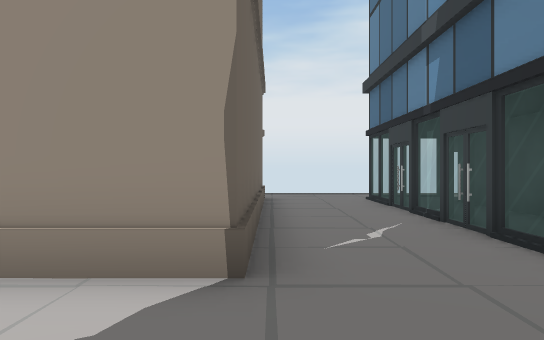
View 1 (above)

24 first-person views from a walk through a scene from a Unity 3-D project. The camera is 1.5 m above the floor, looks level and sees 70° across. The floor is counted in squares, 2 m on a side. Each view is taken from the middle of a square. On the plan, view 1 faces up. The plan holds only what a view shows up to about 12 squares ahead; the rest is blank. The place goes on beyond the plan. The player is left out. Door leaves are left out, so doorways stand open.

View 2
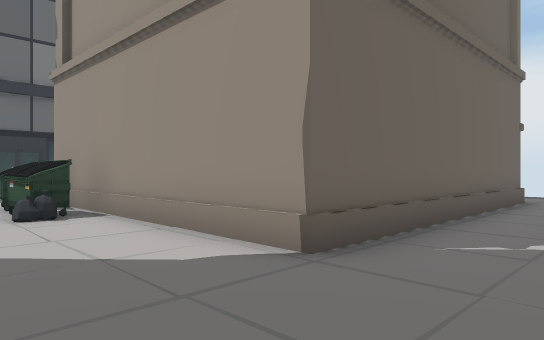

View 3
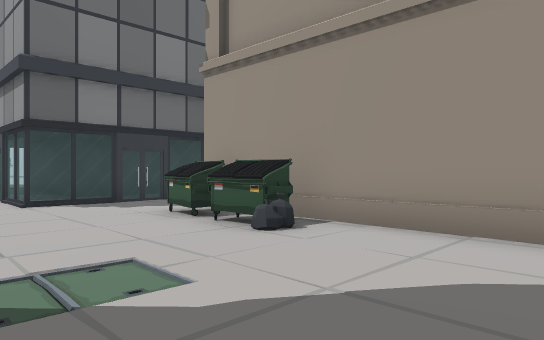

View 4
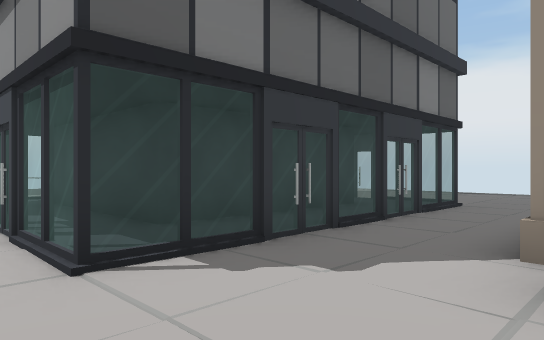

View 5
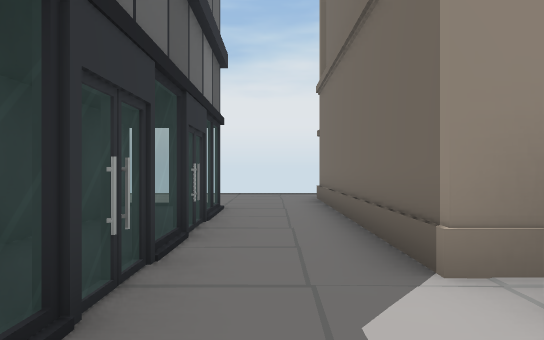

View 6
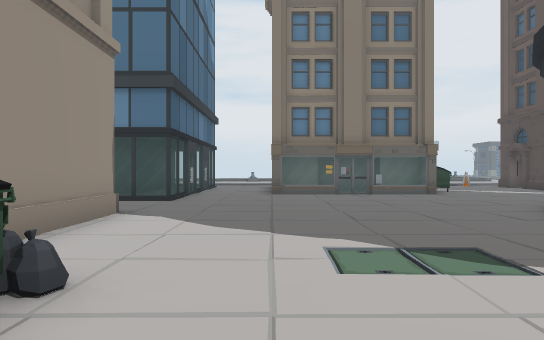

View 7
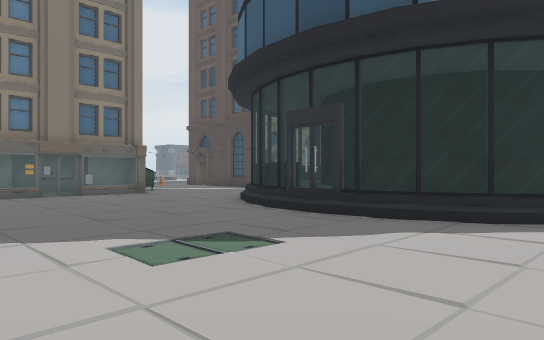

View 8
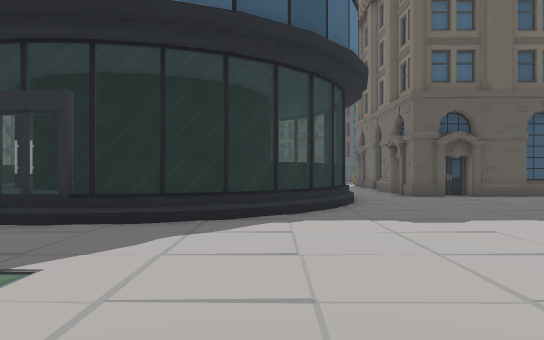

View 9
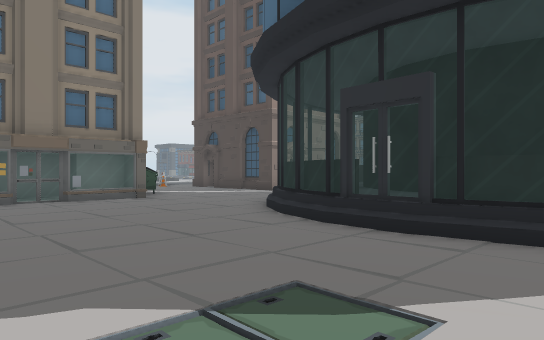

View 10
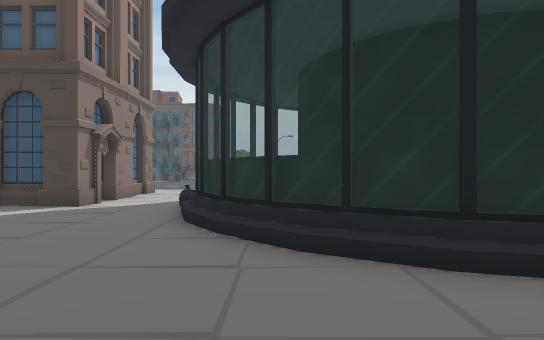

View 11
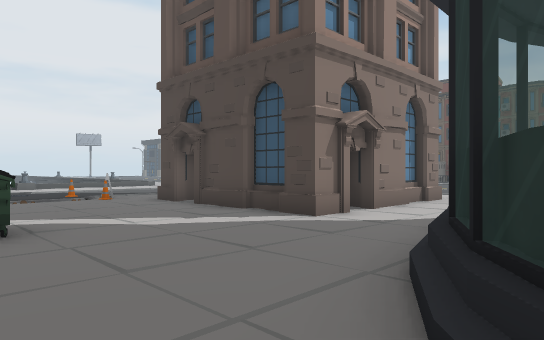

View 12
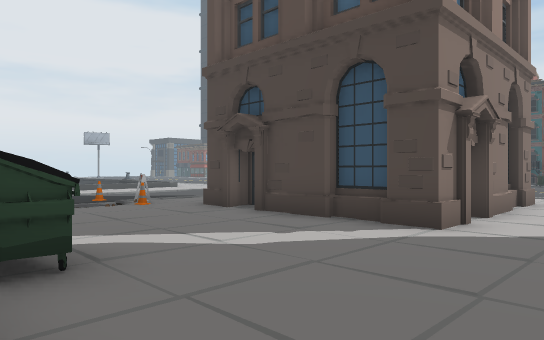

View 13
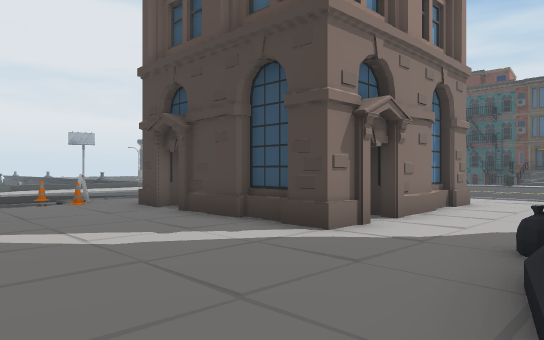

View 14
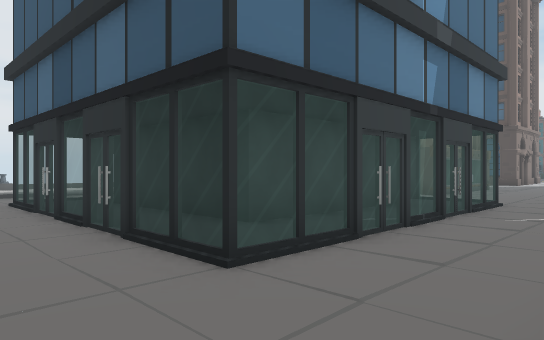

View 15
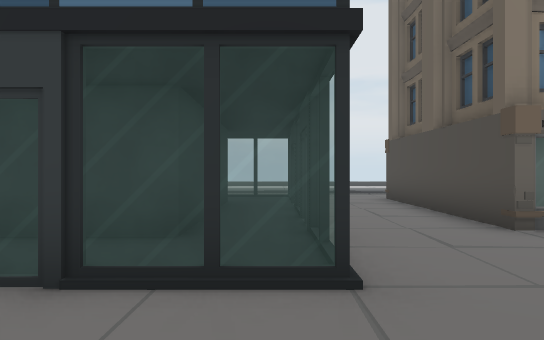

View 16
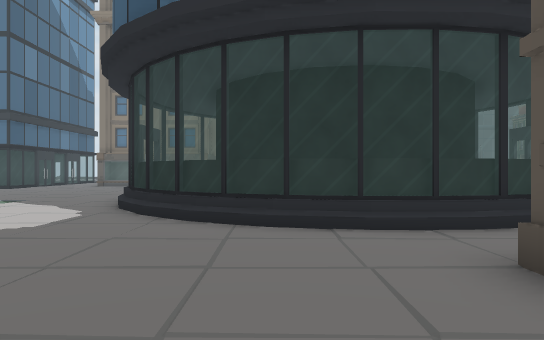

View 17
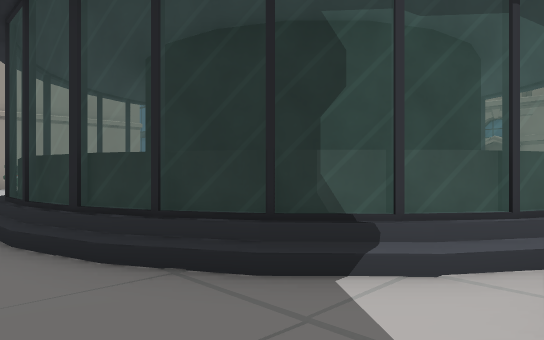

View 18
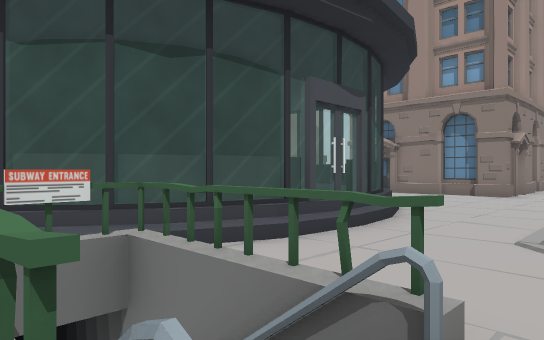

View 19
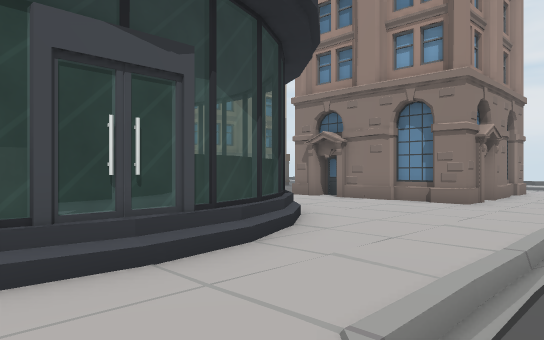

View 20
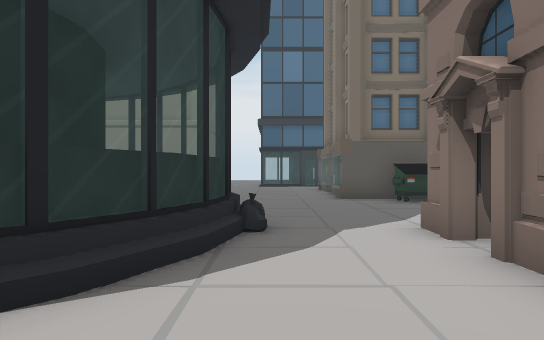

View 21
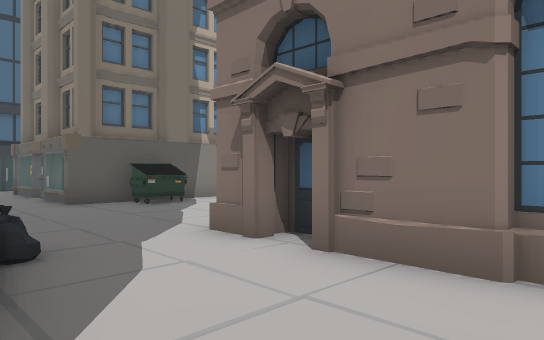

View 22
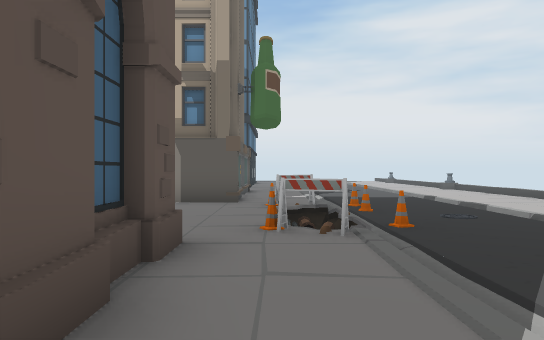

View 23
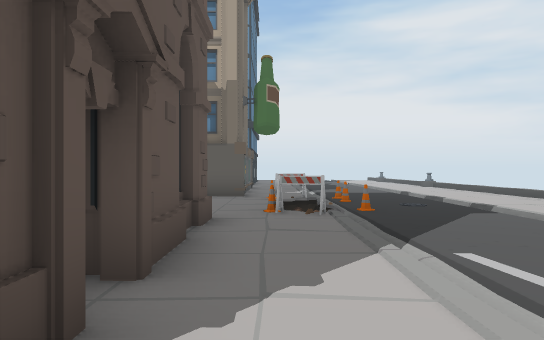

View 24
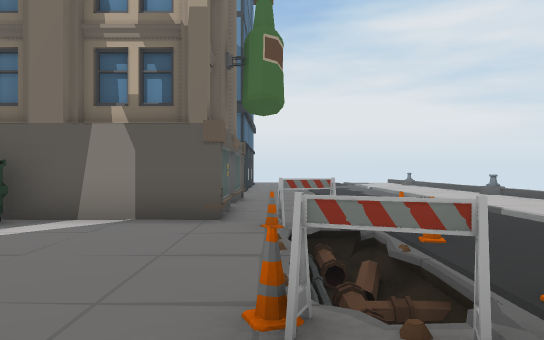

### Floor plan
Key: @ floor where view 1 was taken; # wall or solid block; . main floor; : floor 0.75 m higher than the main floor; / step, stairs or slope; = window, fence, low wall or low ledge; T thing the floor can be seen under or through; C cone; B barrier; O other object.
Columns run from 13 left of view 1 to 15 right of it. Each row starts with its distance up from view 1.
 12              /
 11
 10      O#    OO  .====##==
  9      .O    OO  .=......=
  8      .O    OO  .=##### #
  7 #=== .O    OO. .##
  6 ##.= .O    OO. .=#
  5  #.=  O     O. .=#
  4  #.= .O     O. .=#####.=
  3  #.T .OOOOOOO. .====##==
  2  #.T  OOO      ..
  1 ##.=  ..O
  0 ##==. . ...  @ .  O## #O
 -1       . ...       =
 -2         ... . .   ##   #  ..
 -3          .        ##   #  ...
 -4          ...      =       ...
 -5        .==#==/. . O####O.B...
 -6       /=#  ::=/.   OO  .C#O..
 -7      .=:#####:=/       .==C..
 -8 .    /=##   ##:=       .//..
 -9      = #     #:=.      .CBC..
-10 ## # = #     # #O #### #.....
-11  OO# = ##    # =. .OOOO#. ...
-12  OO  /=:##  ##=/  #OOOO#  ..
-13       /=:####:=.  #OOOO#
-14       ./==::==/.  #OOOO..
-15     .  ///=#/.  . #.####
-16        /...             .
-17       =/...
-18       . ..       ...
-19                  ...

Positions as (right, up) in squares from view 1, and headings:
1: (0, 0), facing up
2: (2, 0), facing up-left
3: (-1, -2), facing up-left
4: (-7, -1), facing up-left
5: (-9, 0), facing up
6: (-7, 0), facing right
7: (-7, 1), facing down-right
8: (-6, 1), facing down
9: (-5, 0), facing down-right
10: (1, -2), facing down
11: (1, -5), facing down-right
12: (3, -5), facing down-right
13: (2, -6), facing down-right
14: (0, 12), facing down-right
15: (0, 3), facing right
16: (-13, -8), facing right
17: (-9, -15), facing up-right
18: (-7, -18), facing up-right
19: (-4, -18), facing up-right
20: (3, -15), facing up
21: (2, -14), facing up-right
22: (11, -14), facing up
23: (11, -16), facing up
24: (11, -11), facing up
